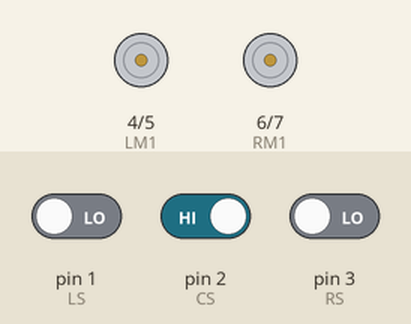
Simulated run of this sketch. Board: Arduino Uno, built with avr-gcc and run on an emulated ATmega328P. On the bench: motor-driver pin pairs drawn as motors (green arrow = first pin HIGH = forward, orange = second pin HIGH = backward, longer = more drive). The inputs (shaded band) are chosen by the test bench; at power-on: pin 1 (LS) LOW, pin 3 (RS) LOW, pin 2 (CS) HIGH.

Above: at 1.2 s.
1.3 s: pin 1 (LS) driven HIGH
At 2.5 s:
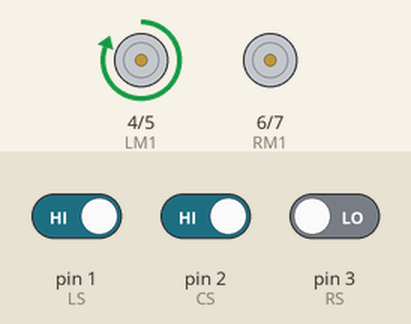
2.8 s: pin 1 (LS) driven LOW and pin 3 (RS) driven HIGH
At 3.8 s:
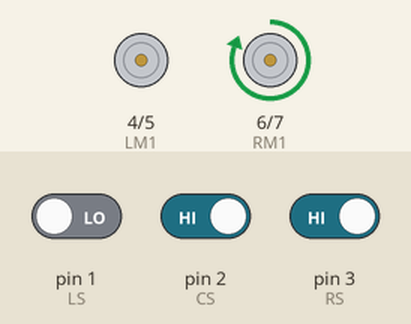
4.3 s: pin 1 (LS) driven HIGH and pin 2 (CS) driven LOW
At 4.9 s:
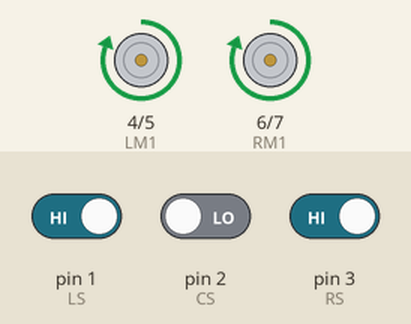
5.8 s: pin 2 (CS) driven HIGH
At 6.1 s:
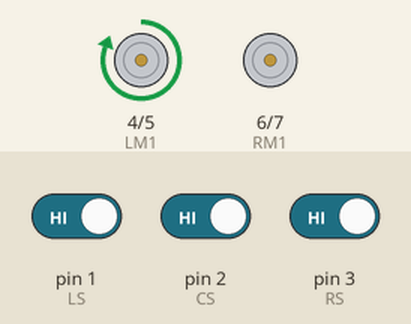
7.3 s: pin 2 (CS) driven LOW
At 8.4 s:
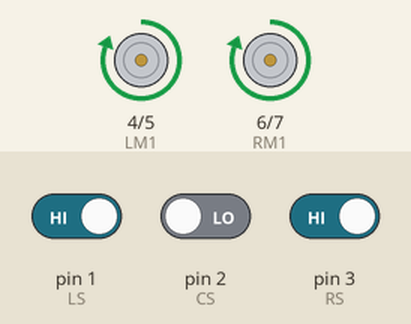
Timing chart, 0 to 9.8 s (numbered marks = the images above; inputs shaded):
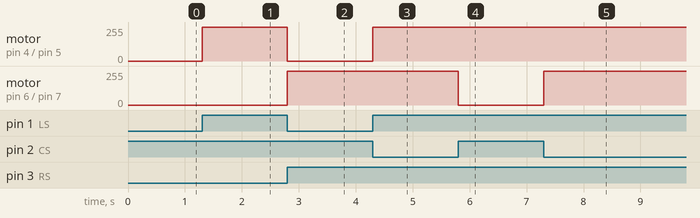

The sketch:

linetracer_3_D.ino
```cpp
//6++++++/*------ Program for Line Follower Robot using Arduino----- */
/*-------definning Inputs------*/
#define LS 1      // central sensor
#define CS 2      // left sensor
#define RS 3      // right sensor

/*-------definning Outputs------*/
#define LM1 4       // left motor
#define LM2 5       // left motor
#define RM1 6       // right motor
#define RM2 7       // right motor

void setup()
{
  pinMode(CS, INPUT);
  pinMode(LS, INPUT);
  pinMode(RS, INPUT);
  pinMode(LM1, OUTPUT);
  pinMode(LM2, OUTPUT);
  pinMode(RM1, OUTPUT);
  pinMode(RM2, OUTPUT);
  /*digitalWrite(8, HIGH);
  digitalWrite(9, HIGH);
  digitalWrite(10, HIGH);
  digitalWrite(11, HIGH);*/
}

void loop()
{
  if(digitalRead(LS)&& (!(digitalRead(CS))) && digitalRead(RS))     // Move Forward
  {
    digitalWrite(LM1, HIGH);
    digitalWrite(LM2, LOW);
    digitalWrite(RM1, HIGH);
    digitalWrite(RM2, LOW);
  }

  if((!(digitalRead(LS)) && digitalRead(RS))&& digitalRead(CS))     // Turn right
  {
    digitalWrite(LM1, LOW);
    digitalWrite(LM2, LOW);
    digitalWrite(RM1, HIGH);
    digitalWrite(RM2, LOW);
  }

  if((!(digitalRead(RS)) && digitalRead(LS))&&digitalRead(CS))   // turn left
  {
    digitalWrite(LM1, HIGH);
    digitalWrite(LM2, LOW);
    digitalWrite(RM1, LOW);
    digitalWrite(RM2, LOW);
  }

  if((!(digitalRead(LS)) && (!(digitalRead(RS)))&&(!(digitalRead(CS)))))     // stop
  {
    digitalWrite(LM1, LOW);
    digitalWrite(LM2, LOW);
    digitalWrite(RM1, LOW);
    digitalWrite(RM2, LOW);
  }

  if ((digitalRead(LS)&&digitalRead(CS))&&digitalRead(RS))           // ALL HIGH, TURN LEFT
  {
    digitalWrite(LM1, HIGH);
    digitalWrite(LM2, LOW);
    digitalWrite(RM1, LOW);
    digitalWrite(RM2, LOW);
  }
}
```

Measured:
- after the input at 1.3 s, motor on pin 4 (LM1) / pin 5 (LM2): stopped → forward 255/255 at once
- after the input at 2.8 s, motor on pin 4 (LM1) / pin 5 (LM2): forward 255/255 → stopped at once; motor on pin 6 (RM1) / pin 7 (RM2): stopped → forward 255/255 at once
- after the input at 4.3 s, motor on pin 4 (LM1) / pin 5 (LM2): stopped → forward 255/255 at once
- after the input at 5.8 s, motor on pin 6 (RM1) / pin 7 (RM2): forward 255/255 → stopped at once
- after the input at 7.3 s, motor on pin 6 (RM1) / pin 7 (RM2): stopped → forward 255/255 at once
